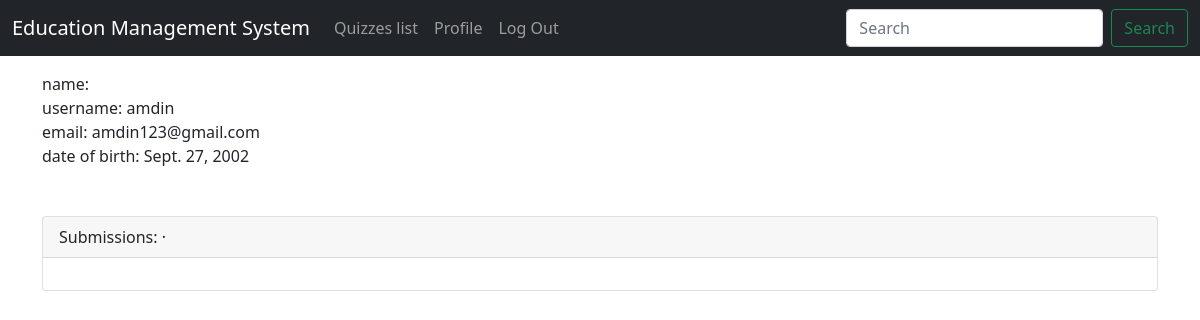
The page /accounts/profile/ (signed in) on the database its author committed.
### accounts/models.py (models this page shows, shortened)
class CustomUser(AbstractUser):
    date_of_birth = models.DateField()
    email = models.EmailField(unique=True)
    USERNAME_FIELD = 'email'
    REQUIRED_FIELDS = ['username', 'date_of_birth']

### accounts/views.py (the view)
# urls.py: path('profile/', profile_view, name='profile'),
@login_required
def profile_view(request):
    context = {
        'name': request.user.get_full_name(),
        'username': request.user.username,
        'email': request.user.email,
        'dob': request.user.date_of_birth,
        'submissions': request.user.submissions.all(),
    }
    return render(request, 'accounts/profile.html', context)

### templates/accounts/profile.html (shortened to what this page needs)
{% extends "base.html" %}
{% block content %}
    name: {{name}}<br>
    username: {{username}}<br>
    email: {{email}}<br>
    date of birth: {{dob}}<br><br><br>
    <div class="card">
        <div class="card-header">
            <span class="font-weight-bold">
                Submissions:
            </span> &middot;
        </div>
        <div class="card-body">
        </div>
    </div>
{% endblock content %}

### rows shown on the page
CustomUser: username "amdin", email "amdin123@gmail.com", date_of_birth "Sept. 27, 2002"
